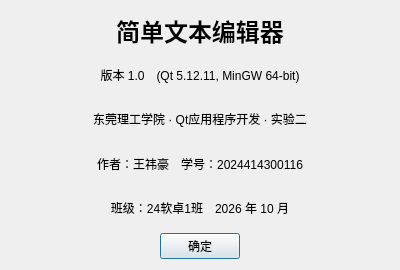
<?xml version="1.0" encoding="UTF-8"?>
<ui version="4.0">
 <class>AboutDialog</class>
 <widget class="QDialog" name="AboutDialog">
  <property name="geometry">
   <rect>
    <x>0</x>
    <y>0</y>
    <width>400</width>
    <height>270</height>
   </rect>
  </property>
  <property name="windowTitle">
   <string>关于</string>
  </property>
  <layout class="QVBoxLayout" name="verticalLayout">
   <item>
    <widget class="QLabel" name="labelTitle">
     <property name="font">
      <font>
       <pointsize>18</pointsize>
       <weight>75</weight>
       <bold>true</bold>
      </font>
     </property>
     <property name="text">
      <string>简单文本编辑器</string>
     </property>
     <property name="alignment">
      <set>Qt::AlignCenter</set>
     </property>
    </widget>
   </item>
   <item>
    <widget class="QLabel" name="labelVersion">
     <property name="text">
      <string>版本 1.0　(Qt 5.12.11, MinGW 64-bit)</string>
     </property>
     <property name="alignment">
      <set>Qt::AlignCenter</set>
     </property>
    </widget>
   </item>
   <item>
    <widget class="QLabel" name="labelCourse">
     <property name="text">
      <string>东莞理工学院 · Qt应用程序开发 · 实验二</string>
     </property>
     <property name="alignment">
      <set>Qt::AlignCenter</set>
     </property>
    </widget>
   </item>
   <item>
    <widget class="QLabel" name="labelAuthor">
     <property name="text">
      <string>作者：王祎豪　学号：2024414300116</string>
     </property>
     <property name="alignment">
      <set>Qt::AlignCenter</set>
     </property>
    </widget>
   </item>
   <item>
    <widget class="QLabel" name="labelClass">
     <property name="text">
      <string>班级：24软卓1班　2026 年 10 月</string>
     </property>
     <property name="alignment">
      <set>Qt::AlignCenter</set>
     </property>
    </widget>
   </item>
   <item>
    <layout class="QHBoxLayout" name="horizontalLayout">
     <item>
      <spacer name="horizontalSpacer">
       <property name="orientation">
        <enum>Qt::Horizontal</enum>
       </property>
       <property name="sizeHint" stdset="0">
        <size>
         <width>40</width>
         <height>20</height>
        </size>
       </property>
      </spacer>
     </item>
     <item>
      <widget class="QPushButton" name="btnOk">
       <property name="text">
        <string>确定</string>
       </property>
       <property name="default">
        <bool>true</bool>
       </property>
      </widget>
     </item>
     <item>
      <spacer name="horizontalSpacer2">
       <property name="orientation">
        <enum>Qt::Horizontal</enum>
       </property>
       <property name="sizeHint" stdset="0">
        <size>
         <width>40</width>
         <height>20</height>
        </size>
       </property>
      </spacer>
     </item>
    </layout>
   </item>
  </layout>
 </widget>
 <resources/>
 <connections/>
</ui>
